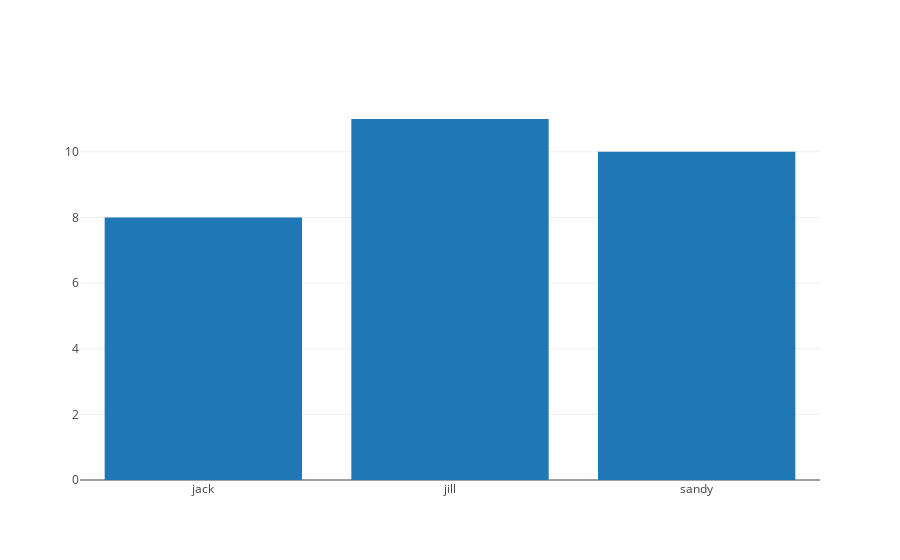

Here is the notebook cell this chart was saved with:
### Markdown cell above
Now we plot our graph by calling the `plotly.offline.iplot` method and passing through a list of traces to `iplot` method.

### Code cell
import plotly

plotly.offline.init_notebook_mode(connected=True)
trace0 = {'type': 'bar', 'x': ['jack', 'jill', 'sandy'], 'y': [8, 11, 10]}


plotly.offline.iplot([trace0])

### Figure 1 — Plotly figure (JSON) as saved in the notebook; plotly's stock layout.template omitted (floating-point values rounded to 4 significant figures)
{"data": [{"type": "bar", "uid": "40f0f192-e151-11e8-889e-0242ac110004", "x": ["jack", "jill", "sandy"], "y": [8, 11, 10]}], "layout": {}}
